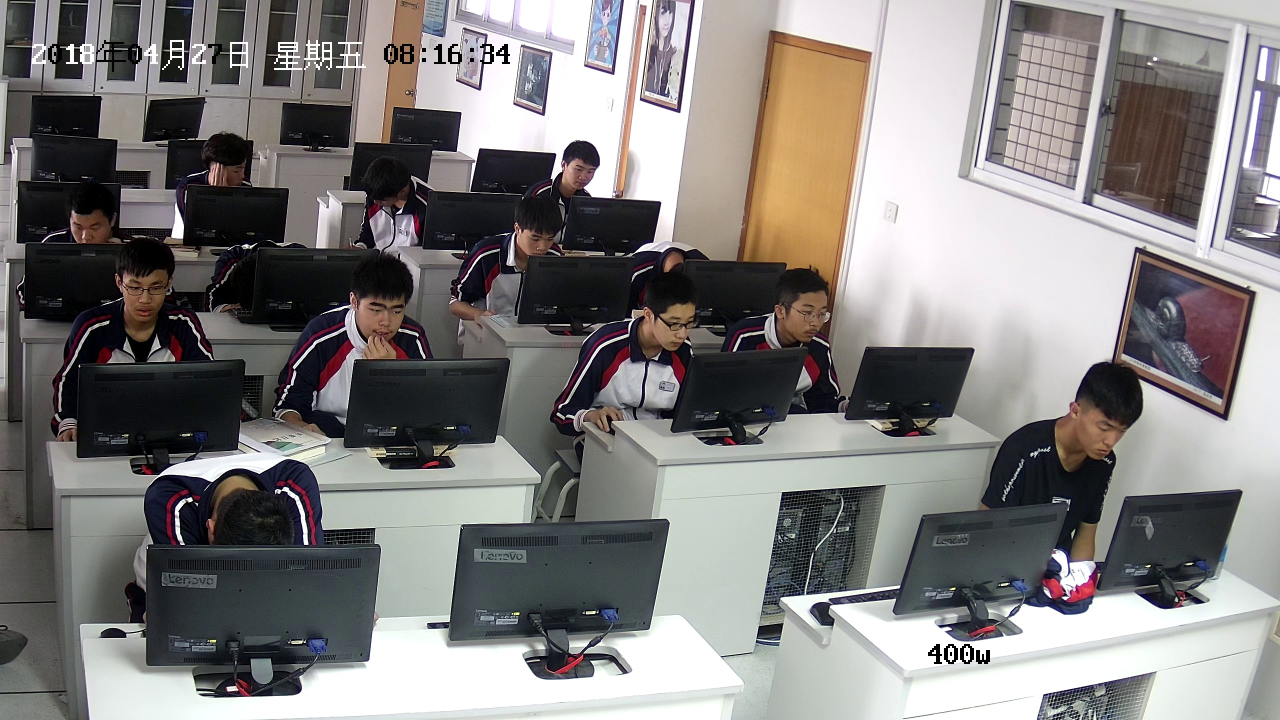
#> input picture AI_example/NL_EM_FACE_EDU/data/01010000211000000_32570.jpg, 2560 x 1440 px, given in place of the camera (shown at 1/2 size)
$ python test_color_feature.py   (older library calls are emulated)
#> lines starting #> are read from the running program, lines starting #| are printed output that depends on the picture; after the words box and inside, x2 and y2 are one past the last pixel; in counts of white or black regions, pixels touching at a corner belong together
### AI_example/Color_Block_Finder/color_feature.py
# -*- coding: utf-8 -*-
'''
颜色特征识别
'''
import numpy as np
import cv2


def color_block_finder(img, lowerb, upperb,
                        min_w=0, max_w=None, min_h=0, max_h=None):
    '''
    色块识别 返回矩形信息
    '''
    # 转换色彩空间 HSV
    img_hsv = cv2.cvtColor(img, cv2.COLOR_BGR2HSV)
    # 根据颜色阈值转换为二值化图像
    img_bin = cv2.inRange(img_hsv, lowerb, upperb)

    # 寻找轮廓（只寻找最外侧的色块）
    bimg, contours, hier = cv2.findContours(img_bin, cv2.RETR_EXTERNAL, cv2.CHAIN_APPROX_SIMPLE)
    # 声明画布 拷贝自img
    canvas = np.copy(img)
    # 外接矩形区域集合
    rects = []

    if max_w is None:
        # 如果最大宽度没有设定，就设定为图像的宽度
        max_w = img.shape[1]
    if max_h is None:
        # 如果最大高度没有设定，就设定为图像的高度
        max_h = img.shape[0]

    # 遍历所有的边缘轮廓集合
    for cidx,cnt in enumerate(contours):
        # 获取联通域的外界矩形
        (x, y, w, h) = cv2.boundingRect(cnt)

        if w >= min_w and w <= max_w and h >= min_h and h <= max_h and x >= 150 and x <= 290 and y >= 240 and y <= 390:
            # 将矩形的信息(tuple)添加到rects中
            rects.append((x, y, w, h))
    return rects

def draw_color_block_rect(img, rects,color=(0, 0, 255)):
    '''
    绘制色块的矩形区域
    '''
    # 声明画布(canvas) 拷贝自img
    canvas = np.copy(img)
    # 遍历矩形区域
    for rect in rects:
        (x, y, w, h) = rect
        # 在画布上绘制矩形区域（红框）
        cv2.rectangle(canvas, pt1=(x, y), pt2=(x+w, y+h),color=color, thickness=3)

    return canvas

### AI_example/Color_Block_Finder/test_color_feature.py
# -*- coding: utf-8 -*-
'''
颜色特征识别测试代码
'''
import numpy as np
import cv2
import serial
from color_feature import color_block_finder,draw_color_block_rect

# [30 lines left out: function test_color_block_finder_01, not called in this run]

def wait_for_what(dev, what):
#> called with what = '@5 V1'
    while(True):
        line = dev.readline()
        print(line)
        if line.find(what) >= 0:
            break

# [29 lines left out: function control_robot, not called in this run]

def test_color_block_finder_02():
    '''
    色块识别测试样例2 从视频流中读取并且识别
    '''
    # 视频路径
    #video_path = 'demo-video.mkv'
    # 颜色阈值下界(HSV) lower boudnary
	# red, green, blue, yellow
    lowerb = [(170, 0, 0), (70, 78, 108), (96, 114, 120), (14, 120, 184)]
    # 颜色阈值上界(HSV) upper boundary
    upperb = [(180, 255, 255), (84, 140, 156), (104, 168, 156), (24, 170, 220)]

    tty = serial.Serial("/dev/ttyACM0",115200)
    wait_for_what(tty, "@5 V1")
#> (the call stopped at in wait_for_what, `if line.find(what) >= 0:`: serial is not available in this run)

    # 读入视频流
    cap = cv2.VideoCapture(0)
    # 色块识别结果展示
    cv2.namedWindow('result', flags=cv2.WINDOW_NORMAL | cv2.WINDOW_KEEPRATIO | cv2.WINDOW_GUI_EXPANDED)

    while(True):
        # 逐帧获取画面
        # ret ？ 画面是否获取成功
        ret, frame = cap.read()
#> frame is the input picture: shape (1440, 2560, 3); mean B, G, R 126.4, 127.4, 130.2


        if ret:
            #img = frame
            img = cv2.transpose(frame)
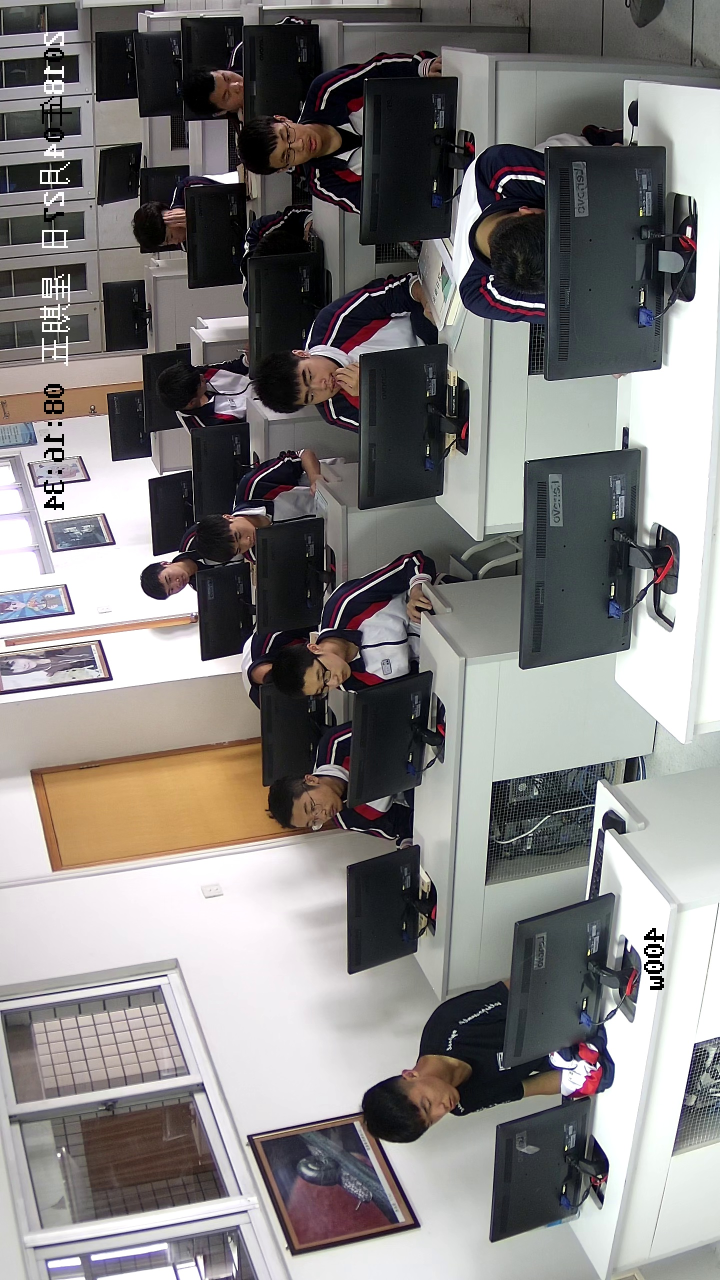
#> img: shape (2560, 1440, 3) (shown at 1/2 size); mean B, G, R 126.4, 127.4, 130.2
            img = cv2.flip(img, 0)
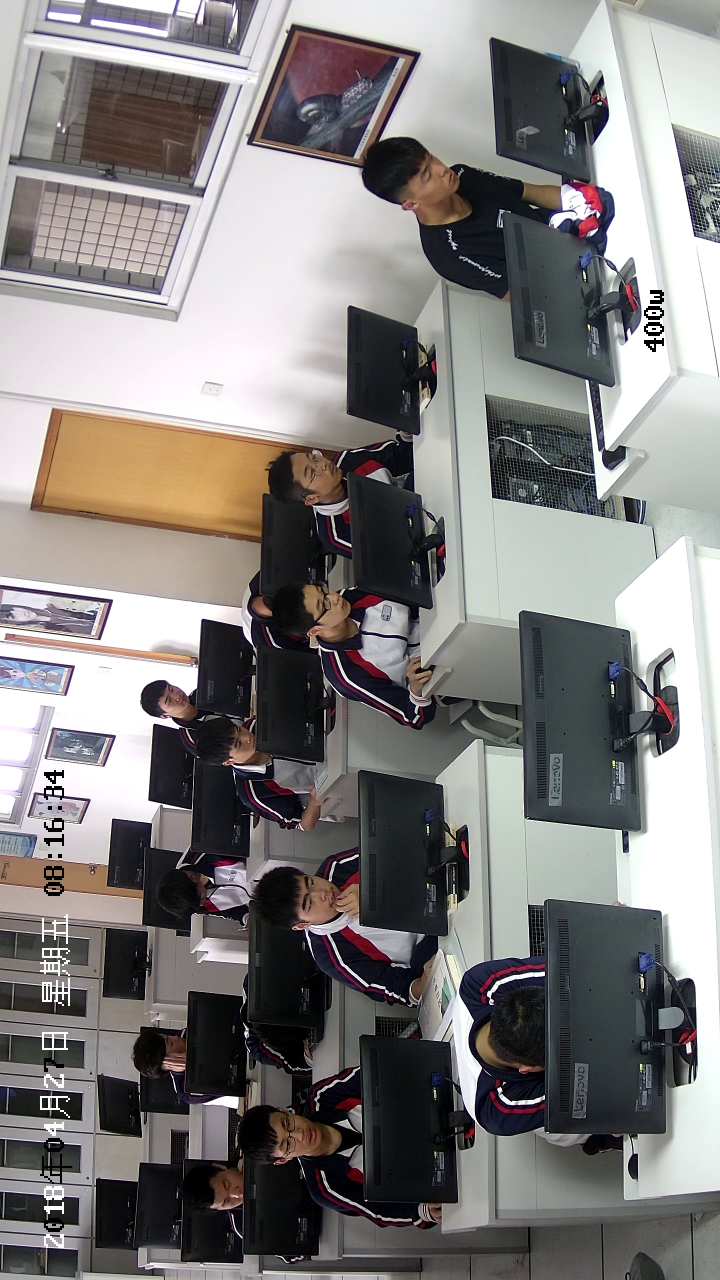
#> img: shape (2560, 1440, 3) (shown at 1/2 size); mean B, G, R 126.4, 127.4, 130.2

            index = 0
            while (index < 4):
                # 识别色块 获取矩形区域数组
                # 同时设定最小高度还有宽度，过滤噪声
                rects = color_block_finder(img, lowerb[index], upperb[index],min_w=30,min_h=30)
#> in color_block_finder, `img_hsv = cv2.cvtColor(img, cv2.COLOR_BGR2HSV)`: img_hsv: shape (2560, 1440, 3); mean H, S, V 76.6, 39.8, 134.5
#> in color_block_finder, `img_bin = cv2.inRange(img_hsv, lowerb, upperb)`:
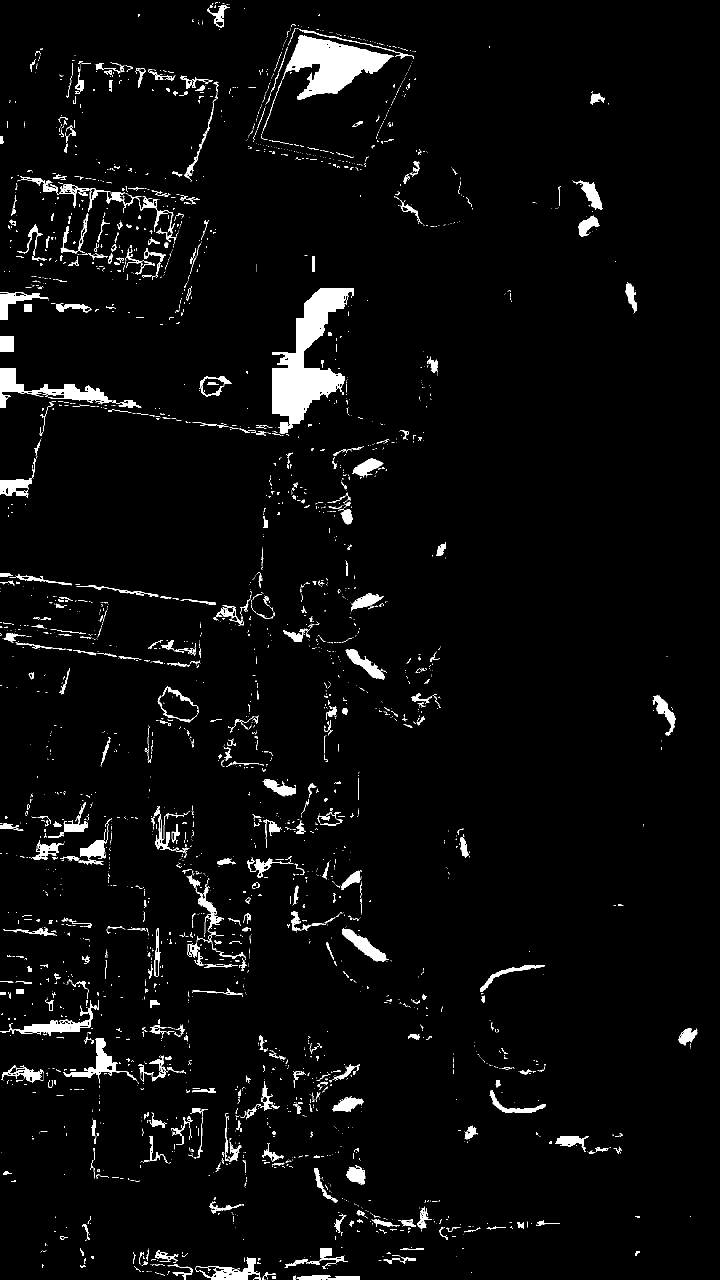
#> img_bin: shape (2560, 1440) (shown at 1/2 size); 3.9% white; 2974 white regions (2422 under 20 px)
#> in color_block_finder, `bimg, contours, hier = cv2.findContours(img_bin, cv2.RETR_EXTERNAL, cv..`: contours = 2970 contours, 2625 with area under 20; largest, box (x1, y1, x2, y2) and area: (544, 576, 708, 868) 19400, (565, 71, 788, 200) 13194, (0, 736, 283, 816) 5206, (0, 2000, 193, 2072) 2810, (390, 2514, 522, 2560) 2684
#> the loop in color_block_finder, `for cidx,cnt in enumerate(contours):` made 2970 passes
#> (x, y, w, h) on passes 1, 4, 5: (534, 2559, 1, 1), (544, 2552, 8, 6), (594, 2551, 126, 9)
#> after the loop in color_block_finder, `for cidx,cnt in enumerate(contours):`: rects = []
#> rects = []

                # 绘制色块的矩形区域
                canvas = draw_color_block_rect(img, rects)
                # 在HighGUI窗口 展示最终结果 更新画面
                cv2.imshow('result', canvas)

                if len(rects) != 0:
                    break
                index = index + 1

            if len(rects) == 0:
                tty.write("G0 X120 Y0 Z60 F30000\n")
                wait_for_what(tty, "ok")
#> (the call stopped at in wait_for_what, `if line.find(what) >= 0:`: serial is not available in this run)
            else:
                control_robot(tty, rects[0], index)

            count = 0
            while (count < 4):
                cap.read()
                count = count + 1

        else:
            print("视频读取完毕或者视频路径异常")
            break

        # 这里做一下适当的延迟，每帧延时0.1s钟
        if cv2.waitKey(50) & 0xFF == ord('q'):
#> (key q is pressed here)
            break

    # 释放资源
    cap.release()
    cv2.destroyAllWindows()
    tty.close()

# [8 lines left out: function test_color_block_finder_03, not called in this run]


if __name__ == "__main__":
    # 测试图片色块识别
    #test_color_block_finder_01()
    # 测试视频流色块识别
    test_color_block_finder_02()
	#test_color_block_finder_03()
